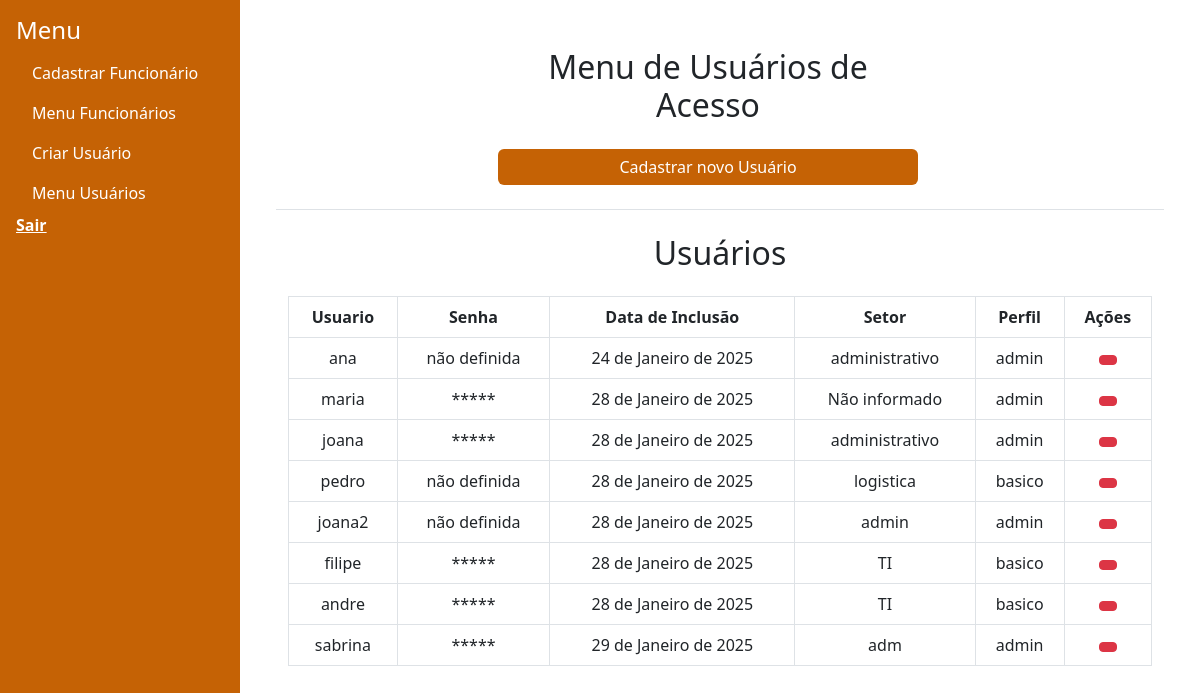
Before: /funcionarios/admin/menu-usuarios/ with the older database file.
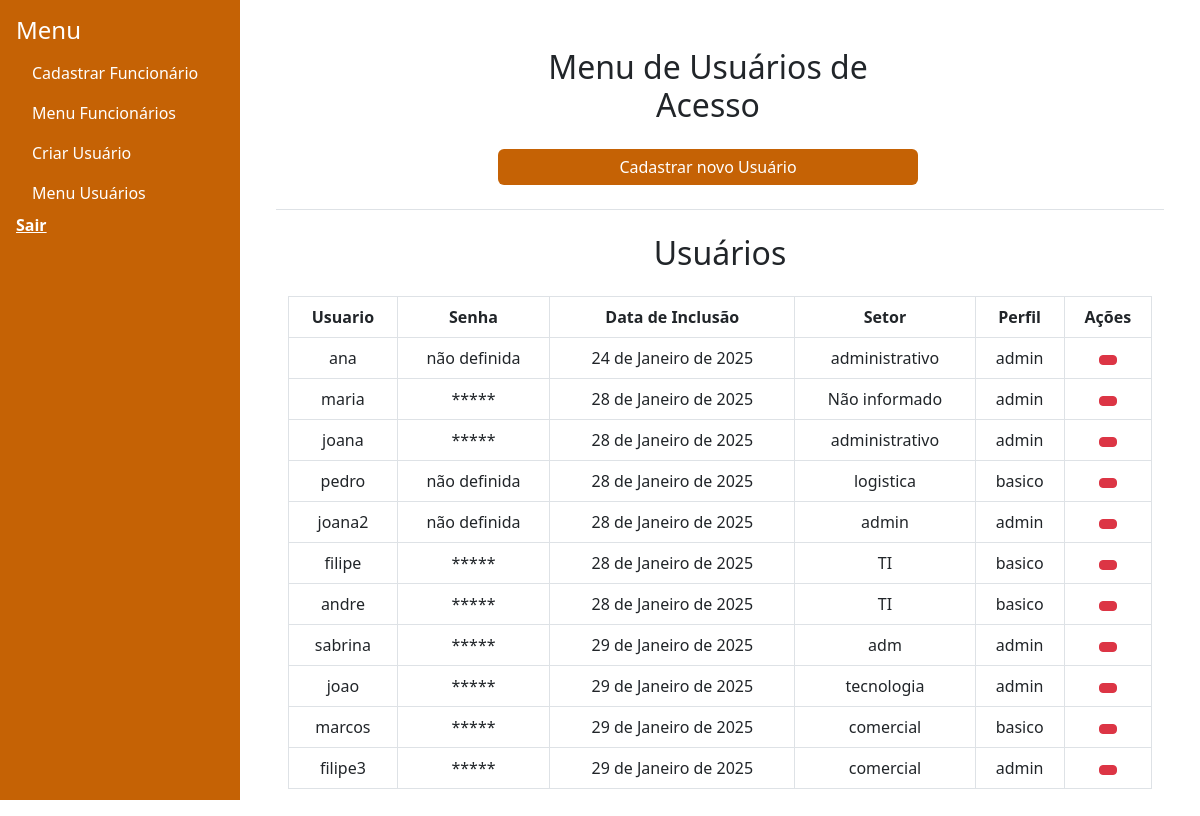
After: the same page with the newer database file.
### funcionarios/models.py (models this page shows)
class UsuarioBasico(AbstractBaseUser, PermissionsMixin):
    TIPO_USUARIO = [
        ('admin', 'Administrador'),
        ('basico', 'Básico'),
    ]
    usuario = models.CharField(
        max_length=150,
        blank=False,
        unique=True,
        null=False,
        verbose_name="Usuário",
        help_text="Digite um nome de usuário com digitos e números.")
    id_usuario = models.AutoField(primary_key=True)
    perfil = models.CharField(max_length=50, choices=TIPO_USUARIO, default='basico')
    setor = models.CharField(max_length=100)
    data_criarUsu = models.DateField(null=True, blank=True, default=timezone.now)
    is_active = models.BooleanField(default=True)
    is_admin = models.BooleanField(default=False)
    is_staff = models.BooleanField(default=False)
    USERNAME_FIELD = 'usuario'
    REQUIRED_FIELDS = ['perfil']
    objects = GerenciadorUsuarios()
    def __str__(self):
        return self.usuario if self.usuario else f"Usuário {self.id_usuario}"
    @property
    def is_staff(self):
        return self.is_admin

### funcionarios/views.py (the view)
# urls.py: path('admin/menu-usuarios/', views.menu_usuarios, name='menu_usuarios'),
def menu_usuarios(request):
    usuarios = UsuarioBasico.objects.all().order_by('data_criarUsu')
    print(usuarios)
    logging.info(usuarios)
    return render(request, 'admin/menu_usuarios.html', {'usuarios': usuarios})

### funcionarios/templates/admin/menu_usuarios.html (shortened to what this page needs)
{% extends "funcionarios/base.html" %}
    {% block content %}
    <div class="container text-center align-items-center min-vh-100">
    <div class="col-lg-6 col-md-8 col-sm-12 mx-auto">
        <div class="container mt-4">
            <div class="row w-100">
                <h2 class="text-center mb-4"> Menu de Usuários de Acesso</h2>
                <a
                href="{% url 'funcionarios:criar_usuario' %}"
                class="btn btn-primary text-center"
                id="botao_novo_usuario"
                style="background-color:#c56205 !important; border:#b85c07;">Cadastrar novo Usuário</a>
            </div>
        </div>
    </div>
    <div class="my-4 border-top mt-4"></div>
    <div class="container mt-4">
        <h2 class="text-center mt-2">Usuários</h2>
        <div class="table-responsive mt-4">
            <form id="actionForm" method="POST" action="{% url 'funcionarios:menu_usuarios' %}">
                <table class="table table-bordered">
                    <thead>
                        <tr>
                            <th>Usuario</th>
                            <th>Senha</th>
                            <th>Data de Inclusão</th>
                            <th>Setor</th>
                            <th>Perfil</th>
                            <th>Ações</th>
                        </tr>
                    </thead>
                    <tbody>
                        {% for usuario in usuarios %}
                        <tr>
                            <td>{{ usuario.usuario|default:"Não informado" }}</td>
                            <td class="senha-usuario" data-senha="{{ usuario.password }}">
                                {% if usuario.password  %}
                                    *****
                                {% else %}
                                    não definida
                                {% endif %}
                            </td>
                            <td>{{ usuario.data_criarUsu|default:"Não informado" }}</td>
                            <td>{{ usuario.setor|default:"Não informado" }}</td>
                            <td>{{ usuario.perfil|default:"Não informado" }}</td>
                            <td>
                                <button type="button"
                                    class="btn btn-danger btn-sm confirm-exclusao"
                                    data-bs-toggle="modal"
                                    data-bs-target="#confirmDeleteModalUsu{{ usuario.id_usuario}}"
                                    title="Excluir">
                                </button>
                            </td>
                        </tr>
                        {% empty %}
                        <tr>
                            <td colspan="6" class="text-center">Nenhum usuário cadastrado</td>
                        </tr>
                            {% endfor %}
                        </tbody>
                    </table>
                </form>
            </div>
        </div>
    </div>
    {% endblock %}

Changed rows visible on the page:
added UsuarioBasico: usuario "joao", data_criarUsu "29 de Janeiro de 2025", setor "tecnologia", perfil "admin"
added UsuarioBasico: usuario "marcos", data_criarUsu "29 de Janeiro de 2025", setor "comercial", perfil "basico"
added UsuarioBasico: usuario "filipe3", data_criarUsu "29 de Janeiro de 2025", setor "comercial", perfil "admin"
